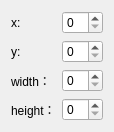
<?xml version="1.0" encoding="UTF-8"?>
<ui version="4.0">
 <class>RectPage</class>
 <widget class="QWidget" name="RectPage">
  <property name="geometry">
   <rect>
    <x>0</x>
    <y>0</y>
    <width>112</width>
    <height>116</height>
   </rect>
  </property>
  <property name="windowTitle">
   <string>Form</string>
  </property>
  <layout class="QGridLayout" name="gridLayout">
   <item row="0" column="0">
    <widget class="QLabel" name="label">
     <property name="text">
      <string>x:</string>
     </property>
    </widget>
   </item>
   <item row="0" column="1">
    <widget class="QSpinBox" name="xSpinBox"/>
   </item>
   <item row="1" column="0">
    <widget class="QLabel" name="label_2">
     <property name="text">
      <string>y:</string>
     </property>
    </widget>
   </item>
   <item row="1" column="1">
    <widget class="QSpinBox" name="ySpinBox"/>
   </item>
   <item row="2" column="0">
    <widget class="QLabel" name="label_3">
     <property name="text">
      <string>width：</string>
     </property>
    </widget>
   </item>
   <item row="2" column="1">
    <widget class="QSpinBox" name="widthSpinBox"/>
   </item>
   <item row="3" column="0">
    <widget class="QLabel" name="label_4">
     <property name="text">
      <string>height：</string>
     </property>
    </widget>
   </item>
   <item row="3" column="1">
    <widget class="QSpinBox" name="heightSpinBox"/>
   </item>
  </layout>
 </widget>
 <resources/>
 <connections/>
</ui>
